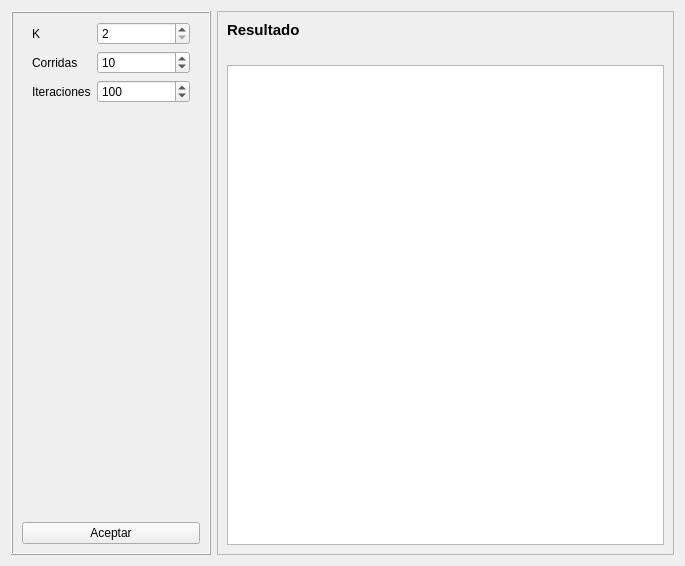
<?xml version="1.0" encoding="UTF-8"?>
<ui version="4.0">
 <class>Form</class>
 <widget class="QWidget" name="Form">
  <property name="geometry">
   <rect>
    <x>0</x>
    <y>0</y>
    <width>685</width>
    <height>566</height>
   </rect>
  </property>
  <property name="windowTitle">
   <string>K-Means</string>
  </property>
  <layout class="QHBoxLayout" name="horizontalLayout">
   <item>
    <widget class="QFrame" name="frame">
     <property name="sizePolicy">
      <sizepolicy hsizetype="Fixed" vsizetype="Preferred">
       <horstretch>0</horstretch>
       <verstretch>0</verstretch>
      </sizepolicy>
     </property>
     <property name="minimumSize">
      <size>
       <width>200</width>
       <height>0</height>
      </size>
     </property>
     <property name="frameShape">
      <enum>QFrame::Box</enum>
     </property>
     <property name="frameShadow">
      <enum>QFrame::Raised</enum>
     </property>
     <layout class="QVBoxLayout" name="verticalLayout">
      <item>
       <layout class="QFormLayout" name="formLayout">
        <property name="leftMargin">
         <number>10</number>
        </property>
        <property name="topMargin">
         <number>0</number>
        </property>
        <property name="rightMargin">
         <number>10</number>
        </property>
        <property name="bottomMargin">
         <number>10</number>
        </property>
        <item row="0" column="0">
         <widget class="QLabel" name="label">
          <property name="text">
           <string>K</string>
          </property>
         </widget>
        </item>
        <item row="0" column="1">
         <widget class="QSpinBox" name="spinBoxK">
          <property name="minimum">
           <number>2</number>
          </property>
          <property name="maximum">
           <number>8</number>
          </property>
         </widget>
        </item>
        <item row="1" column="0">
         <widget class="QLabel" name="label_2">
          <property name="text">
           <string>Corridas</string>
          </property>
         </widget>
        </item>
        <item row="1" column="1">
         <widget class="QSpinBox" name="spinBoxCorridas">
          <property name="minimum">
           <number>1</number>
          </property>
          <property name="maximum">
           <number>30</number>
          </property>
          <property name="value">
           <number>10</number>
          </property>
         </widget>
        </item>
        <item row="2" column="0">
         <widget class="QLabel" name="label_3">
          <property name="text">
           <string>Iteraciones</string>
          </property>
         </widget>
        </item>
        <item row="2" column="1">
         <widget class="QSpinBox" name="spinBoxIteraciones">
          <property name="minimum">
           <number>1</number>
          </property>
          <property name="maximum">
           <number>500</number>
          </property>
          <property name="value">
           <number>100</number>
          </property>
         </widget>
        </item>
       </layout>
      </item>
      <item>
       <widget class="QPushButton" name="btnAceptar">
        <property name="text">
         <string>Aceptar</string>
        </property>
       </widget>
      </item>
     </layout>
    </widget>
   </item>
   <item>
    <widget class="QFrame" name="frame_2">
     <property name="frameShape">
      <enum>QFrame::StyledPanel</enum>
     </property>
     <property name="frameShadow">
      <enum>QFrame::Raised</enum>
     </property>
     <layout class="QVBoxLayout" name="verticalLayout_2">
      <item>
       <widget class="QLabel" name="label_4">
        <property name="font">
         <font>
          <pointsize>11</pointsize>
          <weight>75</weight>
          <bold>true</bold>
         </font>
        </property>
        <property name="text">
         <string>Resultado</string>
        </property>
       </widget>
      </item>
      <item>
       <widget class="QLabel" name="labelPromedioSilhouette">
        <property name="text">
         <string/>
        </property>
       </widget>
      </item>
      <item>
       <widget class="QTableView" name="tablaResultado"/>
      </item>
     </layout>
    </widget>
   </item>
  </layout>
 </widget>
 <resources/>
 <connections/>
</ui>
